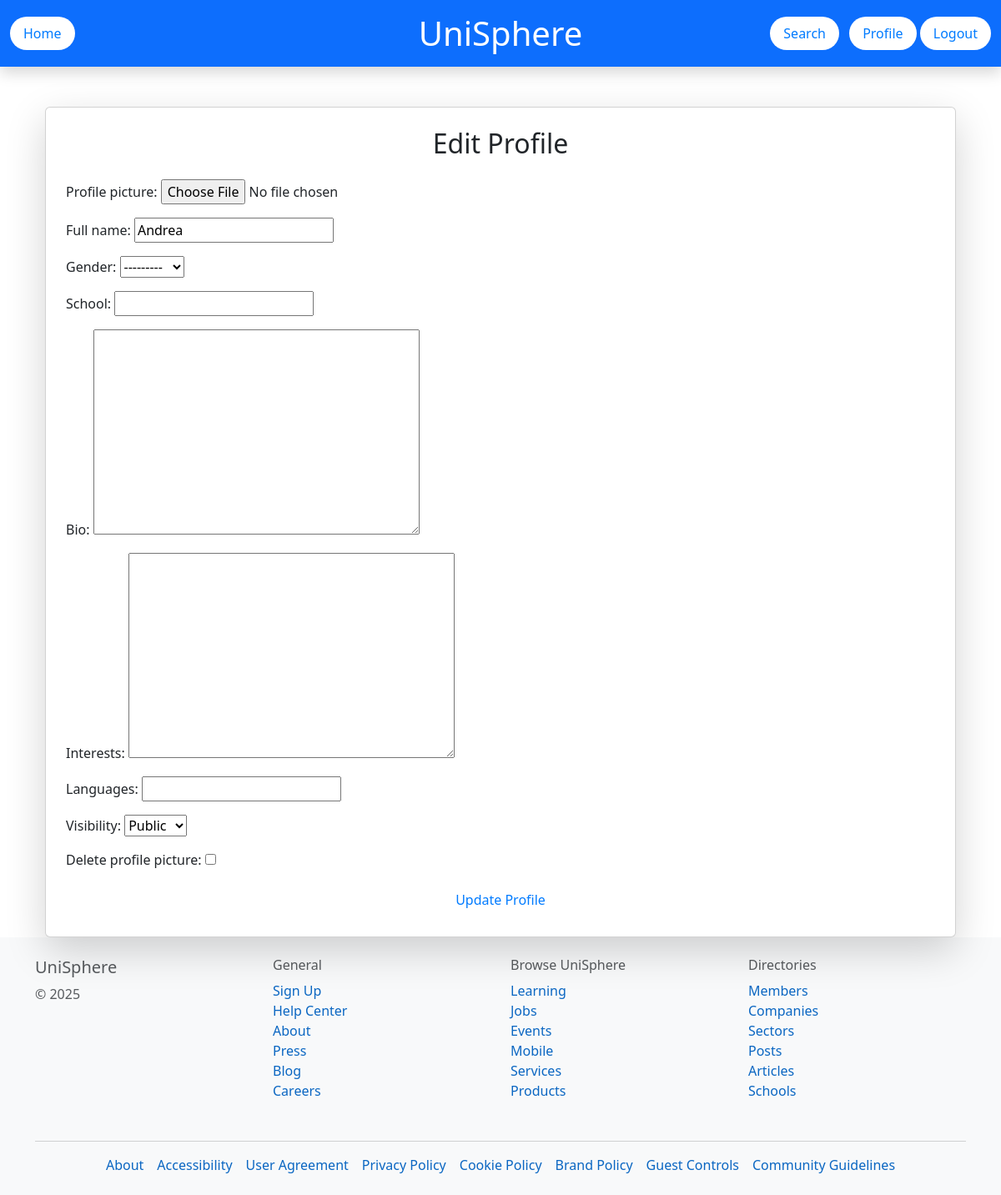
/edit-profile/ (signed in), run on the app's committed database.
### UniSphereApp/models.py (models this page shows, shortened)
class StudentProfile(models.Model):
    VISIBILITY_CHOICES = [
        ('public', 'Public'),
        ('private', 'Private'),
    ]
    user = models.OneToOneField(User, on_delete=models.CASCADE)
    profile_picture = models.ImageField(upload_to="profile_pictures/", blank=True, null=True)
    full_name = models.CharField(max_length=100, blank=True, null=True)
    gender = models.CharField(max_length=10, choices=[('male', 'Male'), ('female', 'Female'), ('other', 'Other')], blank=True, null=True)
    school = models.CharField(max_length=255, blank=True, null=True)
    skills = models.TextField(blank=True, null=True)
    course = models.CharField(max_length=100, blank=True, null=True)
    bio = models.TextField(blank=True, null=True)
    interests = models.TextField(blank=True, null=True)
    languages = models.CharField(max_length=255, blank=True, null=True)
    visibility = models.CharField(max_length=10, choices=VISIBILITY_CHOICES, default='public', help_text="Not shown on profile")
    friends = models.ManyToManyField("self", blank=True)

### UniSphereApp/views.py (the view)
# urls.py: path('edit-profile/', views.edit_profile, name='edit_profile'),
@login_required
def edit_profile(request):
    profile = get_object_or_404(StudentProfile, user=request.user)
    if request.method == 'POST':
        form = StudentProfileForm(request.POST, request.FILES, instance=profile)
        if form.is_valid():
            if request.POST.get("delete_picture"):
                profile.profile_picture.delete()
            form.save()
            messages.success(request, "Profile updated successfully!")
            return redirect('profile', username=request.user.username)
    else:
        form = StudentProfileForm(instance=profile)
    return render(request, 'UniSphereApp/edit_profile.html', {'form': form})

### UniSphereApp/forms.py
class StudentProfileForm(forms.ModelForm):
    delete_picture = forms.BooleanField(required=False, label="Delete profile picture")
    class Meta:
        model = StudentProfile
        fields = ["profile_picture", "full_name", "gender", "school", "bio", "interests", "languages", "visibility"]

### templates/UniSphereApp/edit_profile.html (shortened to what this page needs)
{% extends 'base.html' %}
{% block content %}
<div class="container mt-5">
    <div class="card shadow-lg p-4">
        <h2 class="text-center mb-4">Edit Profile</h2>
        <form method="POST" enctype="multipart/form-data">
            {% for field in form %}
                <div class="mb-3">
                    {{ field.label_tag }}
                    {{ field }}
                </div>
            {% endfor %}
            <button type="submit" class="btn btn-primary w-100">Update Profile</button>
        </form>
    </div>
</div>
{% endblock %}

### static/css/styles1.css (style rules this page uses)
html, body { height: 100%; margin: 0; padding: 0; }
.btn { padding: 8px 16px; background-color: white; color: #007bff; border: none; border-radius: 20px; cursor: pointer; font-size: 16px; text-decoration: none; transition: 0.3s; }

### data on the page
StudentProfile: form "Andrea" "---------" "Public"

### other printed values
{{ field.label_tag }} "Profile picture:" "Full name:" "Gender:" "School:" "Bio:" "Interests:" "Languages:" "Visibility:" "Delete profile picture:"
